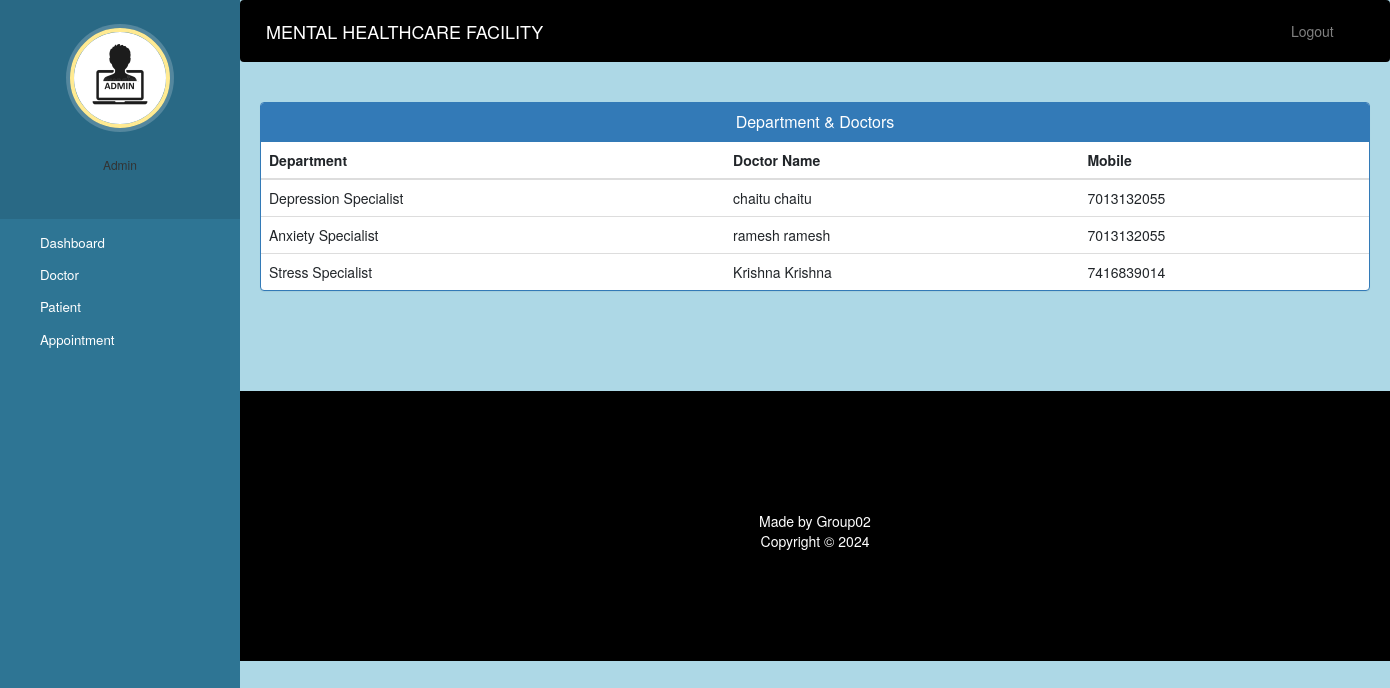
/admin-view-doctor-specialisation (signed in), run on the app's committed database.
### HealthCare_app/models.py (models this page shows, shortened)
class Doctor(models.Model):
    user=models.OneToOneField(User,on_delete=models.CASCADE)
    profile_pic= models.ImageField(upload_to='profile_pic/DoctorProfilePic/',null=True,blank=True)
    address = models.CharField(max_length=40)
    mobile = models.CharField(max_length=20,null=True)
    department= models.CharField(max_length=50,choices=departments,default='Cardiologist')
    status=models.BooleanField(default=False)
    @property
    def get_name(self):
        return self.user.first_name+" "+self.user.last_name

### HealthCare_app/views.py (the view)
# urls.py: path('admin-view-doctor-specialisation',views.admin_view_doctor_specialisation_view,name='admin-view-doctor-specialisation'),
@login_required(login_url='adminlogin')
@user_passes_test(is_superuser)
def admin_view_doctor_specialisation_view(request):
    doctors=models.Doctor.objects.all().filter(status=True)
    return render(request,'HealthCare/admin_view_doctor_specialisation.html',{'doctors':doctors})

### HealthCare_app/views.py (called while the page is built)
def is_superuser(user):
    return user.is_superuser

### templates/HealthCare/admin_view_doctor_Specialisation.html (shortened to what this page needs)
{% extends 'HealthCare/admin_base.html' %}
{% block content %}
<head>
  <link href="//netdna.bootstrapcdn.com/bootstrap/3.0.0/css/bootstrap.min.css" rel="stylesheet" id="bootstrap-css">
</head>
<div class="container">
  <div class="panel panel-primary">
    <div class="panel-heading">
      <h6 class="panel-title">Department & Doctors</h6>
    </div>
    <table class="table table-hover" id="dev-table">
      <thead>
        <tr>
          <th>Department</th>
          <th>Doctor Name</th>
          <th>Mobile</th>
        </tr>
      </thead>
      {% for d in doctors %}
      <tr>
        <td>{{d.department}}</td>
        <td> {{d.get_name}}</td>
        <td>{{d.mobile}}</td>
      </tr>
      {% endfor %}
    </table>
  </div>
</div>
{% endblock content %}

### static/style.css (style rules this page uses)
body { padding-left: 240px; }

### templates/HealthCare/admin_base.html (style rules this page uses)
body { padding-left: 240px; }

### templates/HealthCare/admin_view_doctor_Specialisation.html (style rules this page uses)
h6 { text-align: center; }

### data on the page
Doctor: department "Depression Specialist", get_name "chaitu chaitu", mobile "7013132055"
Doctor: department "Anxiety Specialist", get_name "ramesh ramesh", mobile "7013132055"
Doctor: department "Stress Specialist", get_name "Krishna Krishna", mobile "7416839014"
